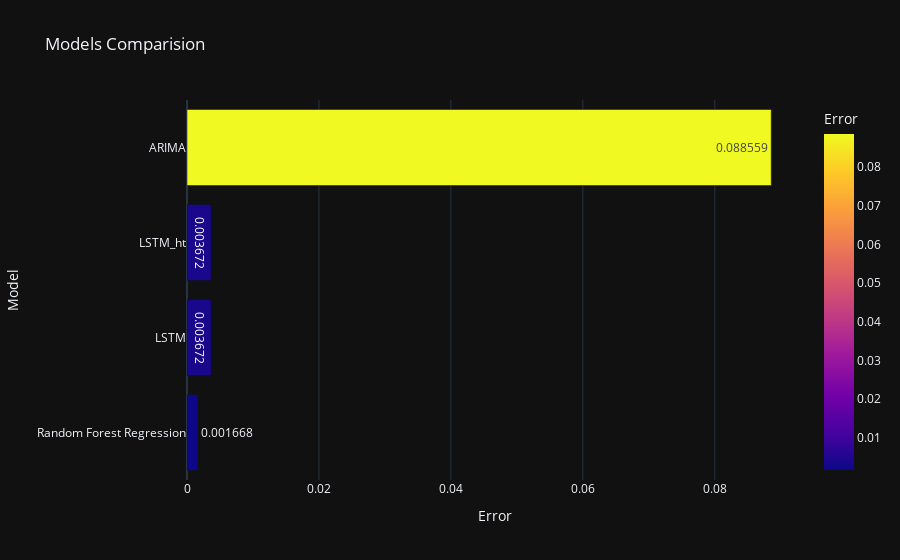

Write notebook code for a chart like this one.
### Code cell
import plotly.express as px
fig = px.bar(models,
       x="Error",
       y="Model",
       text="Error",
       color="Error",
       template="plotly_dark",
       title="Models Comparision"
      )

fig.show()

### Figure 1 — Plotly figure (JSON) as saved in the notebook; plotly's stock layout.template omitted (floating-point values rounded to 4 significant figures)
{"data": [{"hovertemplate": "Error=%{marker.color}<br>Model=%{y}<extra></extra>", "legendgroup": "", "marker": {"color": [0.001668, 0.003672, 0.003672, 0.08856], "coloraxis": "coloraxis", "pattern": {"shape": ""}}, "name": "", "orientation": "h", "showlegend": false, "text": [0.001668, 0.003672, 0.003672, 0.08856], "textposition": "auto", "type": "bar", "x": [0.001668, 0.003672, 0.003672, 0.08856], "xaxis": "x", "y": ["Random Forest Regression", "LSTM", "LSTM_ht", "ARIMA"], "yaxis": "y"}], "layout": {"barmode": "relative", "coloraxis": {"colorbar": {"title": {"text": "Error"}}, "colorscale": [[0, "#0d0887"], [0.1111, "#46039f"], [0.2222, "#7201a8"], [0.3333, "#9c179e"], [0.4444, "#bd3786"], [0.5556, "#d8576b"], [0.6667, "#ed7953"], [0.7778, "#fb9f3a"], [0.8889, "#fdca26"], [1, "#f0f921"]]}, "legend": {"tracegroupgap": 0}, "title": {"text": "Models Comparision"}, "xaxis": {"anchor": "y", "domain": [0, 1], "title": {"text": "Error"}}, "yaxis": {"anchor": "x", "domain": [0, 1], "title": {"text": "Model"}}}}
